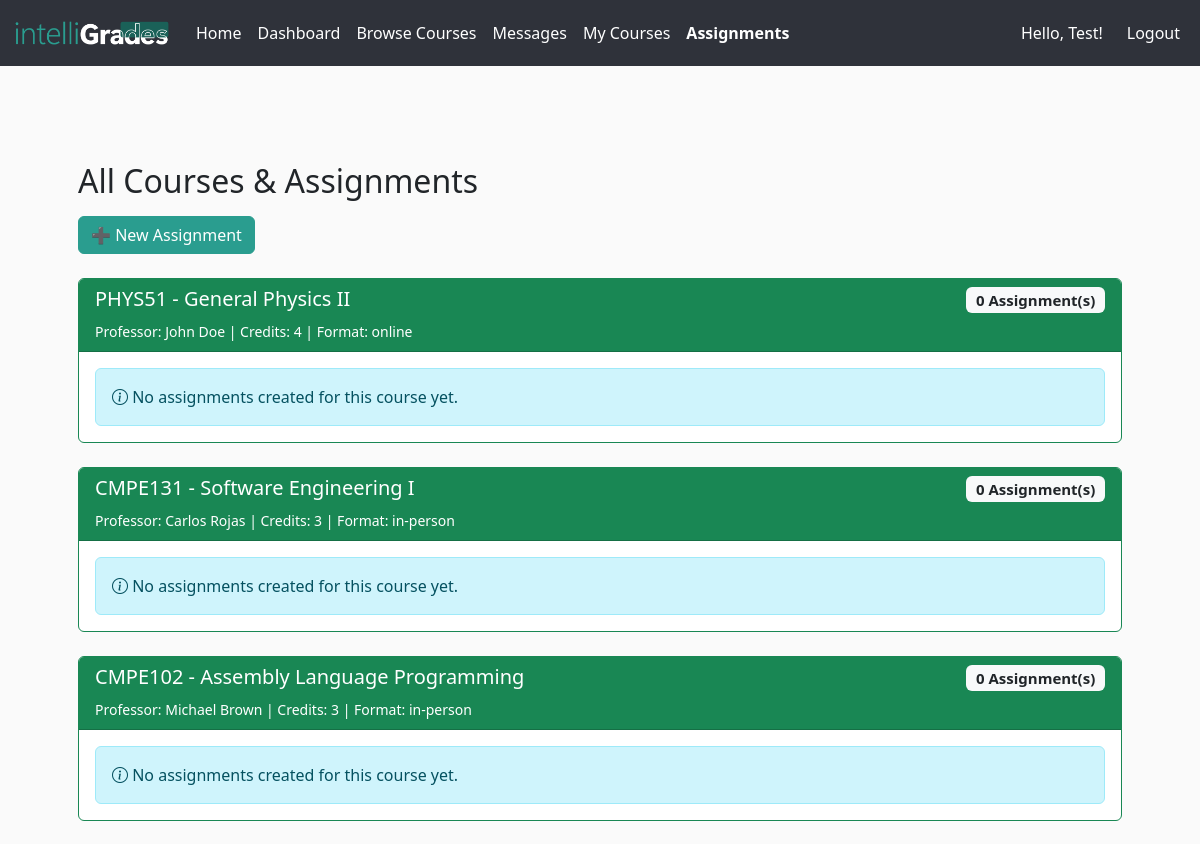
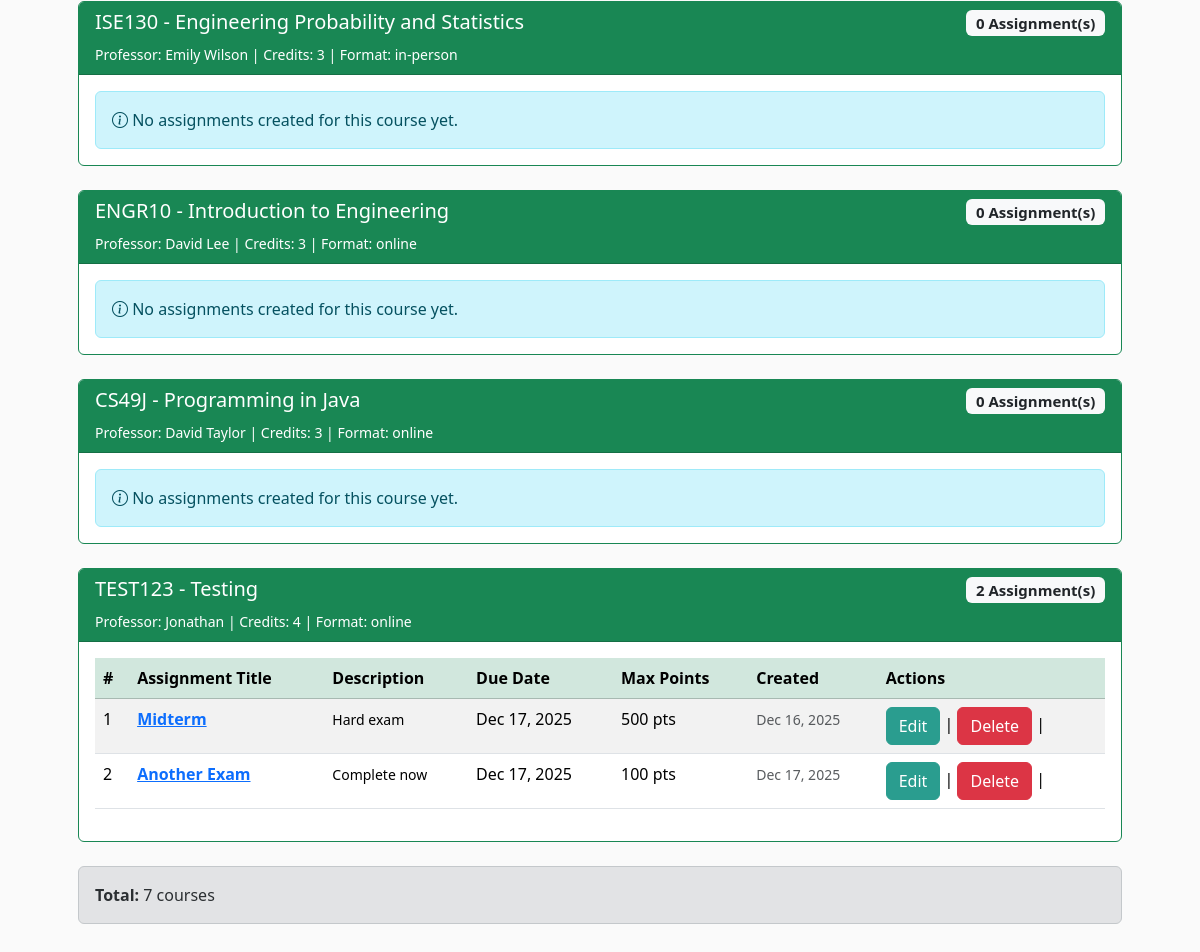
Page /assignments/ (signed in) on the committed database (2 pictures, top to bottom).
### app/models.py (models this page shows, shortened)
class Course(db.Model):
    __tablename__ = 'courses'
    id = db.Column(db.Integer, primary_key=True)
    code = db.Column(db.String(32), unique=True, nullable=False)
    title = db.Column(db.String(128), nullable=False)
    description = db.Column(db.Text)
    credits = db.Column(db.Integer, nullable=False)  # number of units/credits
    professor = db.Column(db.String(128), nullable=True)
    professor_id = db.Column(db.Integer, db.ForeignKey('users.id'), nullable=True)
    professor_user = db.relationship(
        'User',
        foreign_keys=[professor_id],
        backref='created_courses'
    )
    availability = db.Column(db.Boolean, default=True)
    format = db.Column(db.String(32), default='online')
    max_students = db.Column(db.Integer)
    created_at = db.Column(db.DateTime, default=datetime.utcnow)
    enrollments_rel = db.relationship(
        'Enrollment',
        backref='course',
        lazy='dynamic',
        cascade='all,delete-orphan'
    )
    assignments = db.relationship(
        'Assignment',
        back_populates='course',
        lazy='dynamic',
        cascade='all,delete-orphan'
    )
    announcements = db.relationship(
        'Announcement',
        back_populates='course',
        lazy='dynamic',
        cascade='all,delete-orphan'
    )

class Assignment(db.Model):
    __tablename__ = "assignments"
    id = db.Column(db.Integer, primary_key=True)
    course_id = db.Column(db.Integer, db.ForeignKey('courses.id'), nullable=False)
    title = db.Column(db.String(200), nullable=False)
    description = db.Column(db.Text, nullable=False)
    due_date = db.Column(db.DateTime, default=datetime.utcnow)
    created_at = db.Column(db.DateTime, default=datetime.utcnow)
    max_points = db.Column(db.Integer, default=100)
    course = db.relationship('Course', back_populates='assignments')
    student_assignments = db.relationship(
        'StudentAssignment',
        back_populates='assignment',
        lazy='dynamic',
        cascade='all,delete-orphan'
    )

### app/assignments/routes.py (the view, shortened to what this page needs)
@assignments_bp.route('/')
@login_required
def index():
    courses_with_assignments = []
    if current_user.is_admin:
        all_courses = Course.query.all()
        for course in all_courses:
            assignments = course.assignments.all()
            courses_with_assignments.append({
                'course': course,
                'assignments': assignments,
                'assignment_count': len(assignments)
            })
    return render_template('assignments/assignments_list.html', courses_with_assignments=courses_with_assignments)

### app/__init__.py (called while the page is built)
@create_app.context_processor
def inject_notifications():
    if current_user.is_authenticated:
        return {
            "notifications": [
                {"message": "You haven’t checked Week 3 notes."},
                {"message": "New message in CMPE 102 discussion board."}
            ]
        }
    return {"notifications": []}

@login_manager.user_loader
def load_user(user_id):
    return User.query.get(int(user_id))

### app/models.py (called while the page is built)
    @property
    def is_student(self):
        return self.role == self.ROLE_STUDENT

    @property
    def is_professor(self):
        return self.role == self.ROLE_PROFESSOR

    @property
    def is_admin(self):
        return self.role == self.ROLE_ADMIN

### app/assignments/templates/assignments/assignments_list.html (shortened to what this page needs)
{% extends "base.html" %} {% block body %}
<div class="container mt-5">
  <h2>All Courses & Assignments</h2>
  {% if current_user.is_admin or current_user.is_professor %}
  <div class="mb-3 mt-3 w-10">
    <a
      href="{{ url_for('assignments.create_assignment') }}"
      class="btn btn-primary text-white"
    >
      ➕ New Assignment
    </a>
  </div>
  {% endif %}
  {% if courses_with_assignments %} {% for item in courses_with_assignments %}
  <div class="card mt-4 border-success">
    <div class="card-header bg-success text-white">
      <h5>
        {{ item.course.code }} - {{ item.course.title }}
        <span class="badge bg-light text-dark float-end">
          {{ item.assignment_count }} Assignment(s)
        </span>
      </h5>
      <small>
        Professor: {{ item.course.professor }} | Credits: {{ item.course.credits
        }} | Format: {{ item.course.format }}
      </small>
    </div>
    <div class="card-body">
      {% if item.assignments %}
      <table class="table table-striped table-hover">
        <thead class="table-success">
          <tr>
            <th>#</th>
            <th>Assignment Title</th>
            <th>Description</th>
            <th>Due Date</th>
            <th>Max Points</th>
            <th>Created</th>
            <th>Actions</th>
          </tr>
        </thead>
        <tbody>
          {% for assignment in item.assignments %}
          <tr>
            <td>{{ loop.index }}</td>
            <td>
              <a
                href="{{ url_for('assignments.assignment_detail', assignment_id=assignment.id) }}"
                class="fw-bold"
                >{{ assignment.title }}</a
              >
            </td>
            <td>
              <small>
                {{ assignment.description[:80] }}
              </small>
            </td>
            <td>
              {% if assignment.due_date %} {{ assignment.due_date.strftime('%b
              %d, %Y') }} {% else %}
              <span class="text-muted">No due date</span>
              {% endif %}
            </td>
            <td>{{ assignment.max_points }} pts</td>
            <td>
              <small class="text-muted">
                {{ assignment.created_at.strftime('%b %d, %Y') }}
              </small>
            </td>
            <td>
              {% if current_user.is_admin or current_user.is_professor %}
              <a
                class="btn btn-primary"
                href="{{ url_for('assignments.assignment_detail', assignment_id=assignment.id) }}"
              >
                Edit</a
              >
              |
              <form
                method="POST"
                action="{{ url_for('assignments.delete_assignment', assignment_id=assignment.id) }}"
                style="display: inline"
              >
                <button
                  type="submit"
                  class="btn btn-danger"
                  onclick="return confirm('Are you sure you want to delete this assignment?')"
                >
                  Delete
                </button>
              </form>
              | {% endif %}
            </td>
          </tr>
          {% endfor %}
        </tbody>
      </table>
      {% else %}
      <p class="alert alert-info mb-0">
        <i class="bi bi-info-circle"></i> No assignments created for this course
        yet.
      </p>
      {% endif %}
    </div>
  </div>
  {% endfor %}
  <div class="mt-4 alert alert-secondary">
    <strong>Total:</strong> {{ courses_with_assignments|length }} courses
  </div>
  {% else %}
  <p class="alert alert-warning mt-3">No courses available in the system.</p>
  {% endif %}
</div>
{% endblock %}

### app/templates/base.html (shortened to what this page needs)
<!DOCTYPE html>
<html lang="en">
  <head>
    <link
      href="https://cdn.jsdelivr.net/npm/bootstrap@5.3.8/dist/css/bootstrap.min.css"
      rel="stylesheet"
    />
    <link
      rel="stylesheet"
      href="{{ url_for('static', filename='styles.css') }}"
    />
    <link
      rel="stylesheet"
      href="https://cdn.jsdelivr.net/npm/bootstrap-icons@1.11.3/font/bootstrap-icons.css"
    />
  </head>
  <body>
    <nav class="navbar navbar-expand-lg">
      <div class="container-fluid">
        <a href="{{ url_for('main.index') }}">
          <img class="navbar-brand" src="{{ url_for('static',
          filename='images/med-logo.png')}}" height="50" width: auto;
          alt="IntelliGrades" />
        </a>
        <div class="collapse navbar-collapse">
          <ul class="navbar-nav me-auto">
            <li class="nav-item">
              <a
                class="nav-link {% if request.path == url_for('main.index') %}active fw-bold{% endif %}"
                href="{{ url_for('main.index') }}"
              >
                Home
              </a>
            </li>
            {% if current_user.is_authenticated %}
            <li class="nav-item">
              <a
                class="nav-link {% if request.path.startswith('/dashboard') %}active fw-bold{% endif %}"
                href="{{ url_for('main.dashboard') }}"
              >
                Dashboard
              </a>
            </li>
            <li class="nav-item">
              <a
                class="nav-link {% if request.path.startswith('/courses') and not request.path.startswith('/courses/my') and not request.path.startswith('/courses/created') %}active fw-bold{% endif %}"
                href="{{ url_for('courses.courses_list') }}"
              >
                Browse Courses
              </a>
            </li>
            <li class="nav-item">
              <a
                class="nav-link {% if request.path.startswith('/messages') %}active fw-bold{% endif %}"
                href="{{ url_for('main.messages') }}"
              >
                Messages
              </a>
            </li>
            {% if current_user.is_professor or current_user.is_admin %}
            <li class="nav-item">
              <a
                class="nav-link {% if request.path.startswith('/courses/created') %}active fw-bold{% endif %}"
                href="{{ url_for('courses.my_created_courses') }}"
              >
                My Courses
              </a>
            </li>
            {% endif %}
            {% if current_user.is_admin %}
            <li class="nav-item">
              <a
                class="nav-link {% if request.path.startswith('/assignments') %}active fw-bold{% endif %}"
                href="{{ url_for('assignments.index') }}"
              >
                Assignments
              </a>
            </li>
            {% endif %} {% endif %}
          </ul>
          <ul class="navbar-nav">
            {% if not current_user.is_authenticated %}
            <li class="nav-item">
              <a
                class="nav-link {% if request.path.startswith('/auth/login') %}active fw-bold{% endif %}"
                href="{{ url_for('auth.login') }}"
              >
                Login
              </a>
            </li>
            <li class="nav-item">
              <a
                class="nav-link {% if request.path.startswith('/auth/register') %}active fw-bold{% endif %}"
                href="{{ url_for('auth.register') }}"
              >
                Register
              </a>
            </li>
            {% else %}
            <li class="nav-item ms-auto d-flex align-items-center">
              <span class="navbar-text me-3">
                {% set username = current_user.email.split('@')[0].capitalize()
                %} Hello, {{ username }}!
              </span>
              <a class="nav-link" href="{{ url_for('auth.logout') }}">
                Logout
              </a>
            </li>
            {% endif %}
          </ul>
        </div>
      </div>
    </nav>
    <div class="container p-4">
      <div class="container py-2">{% block body %}{% endblock %}</div>
    </div>
  </body>
</html>

### app/static/styles.css (style rules this page uses)
.navbar { background-color: #2f323a; }
.navbar *, .navbar .nav-link.fw-bold { color: white; }
body, #whatifTable thead tr, #whatifTable td, #whatifTable th { background-color: #fafafa; }
.btn-primary, .list-group-item.active { background-color: #2a9d8f; border-color: #2a9d8f; }

### rows in the picture
Course: description "Test", course.code "TEST123", course "Testing", course.professor "Jonathan", course.credits "4", course.format "online"
Course: course.code "PHYS51", course "General Physics II", course.professor "John Doe", course.credits "4", course.format "online"
Course: course.code "CMPE131", course "Software Engineering I", course.professor "Carlos Rojas", course.credits "3", course.format "in-person"
Course: course.code "CMPE102", course "Assembly Language Programming", course.professor "Michael Brown", course.credits "3", course.format "in-person"
Course: course.code "ISE130", course "Engineering Probability and Statistics", course.professor "Emily Wilson", course.credits "3", course.format "in-person"
Course: course.code "ENGR10", course "Introduction to Engineering", course.professor "David Lee", course.credits "3", course.format "online"
Course: course.code "CS49J", course "Programming in Java", course.professor "David Taylor", course.credits "3", course.format "online"
Assignment: title "Midterm", description "Hard exam", due_date "Dec 17, 2025", max_points "500", created_at "Dec 16, 2025"
Assignment: title "Another Exam", description "Complete now", due_date "Dec 17, 2025", max_points "100", created_at "Dec 17, 2025"

### other values in the picture
{{ item.assignment_count }} "0" "0" "0" "0" "0" "0" "2"
{{ courses_with_assignments|length }} "7"
